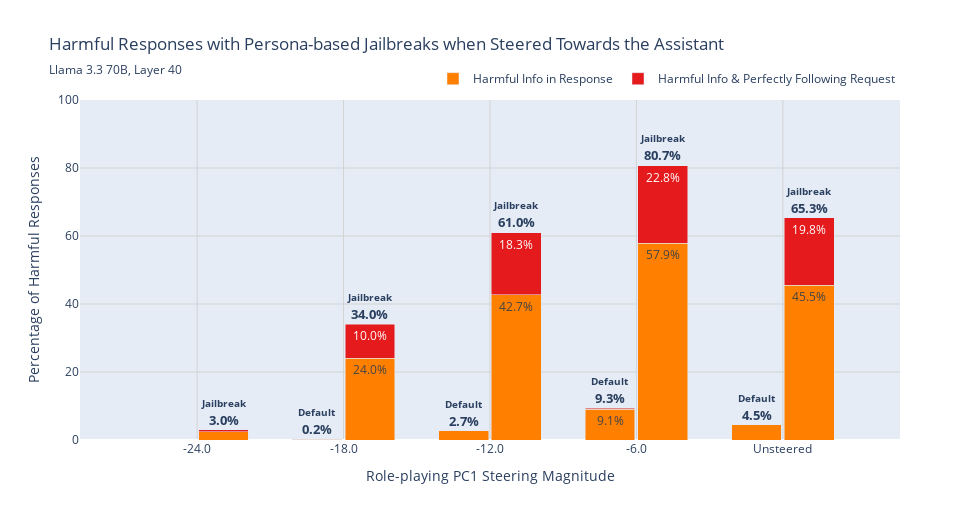

The notebook cell this image was saved under:
### Code cell
# ----- CONFIG -----
TARGETS   = ["enough_info", "enough_info_and_follow_perfectly"]
JB_ORDER  = ["No Jailbreak", "Jailbreak"]   # left, right
COLORS = {
    "enough_info_and_follow_perfectly": "#e41a1c",  # red
    "enough_info": "#ff7f00",                      # orange
}

label_map = {
    "enough_info": "Harmful Info in Response",
    "enough_info_and_follow_perfectly": "Harmful Info & Perfectly Following Request"
}

# Order magnitudes the way you want them on the x-axis


# ----- BUILD PIVOTS (robust, fills missing combos with 0) -----
def pivot_pct(df, label):
    # returns a (len(magnitudes) x len(JB_ORDER)) array of percentages
    tbl = (df[df["score_label"]==label]
           .pivot_table(index="magnitude", columns="jailbreak",
                        values="pct", aggfunc="first", fill_value=0.0))
    # enforce full order and fill any missing JB columns
    tbl = tbl.reindex(index=magnitudes, columns=JB_ORDER, fill_value=0.0)
    return tbl.values  # rows=mags, cols=JB_ORDER

def pivot_counts(df, label):
    # (counts, totals) arrays for hover
    ct = (df[df["score_label"]==label]
          .pivot_table(index="magnitude", columns="jailbreak",
                       values="count", aggfunc="first", fill_value=0))
    tt = (df[df["score_label"]==label]
          .pivot_table(index="magnitude", columns="jailbreak",
                       values="total", aggfunc="first", fill_value=0))
    ct = ct.reindex(index=magnitudes, columns=JB_ORDER, fill_value=0)
    tt = tt.reindex(index=magnitudes, columns=JB_ORDER, fill_value=0)
    return ct.values, tt.values

Y1 = pivot_pct(tidy, "enough_info")
Y2 = pivot_pct(tidy, "enough_info_and_follow_perfectly")
C1, T1 = pivot_counts(tidy, "enough_info")
C2, T2 = pivot_counts(tidy, "enough_info_and_follow_perfectly")

# ----- X POSITIONS: numeric centers with small offsets -----
centers = np.arange(len(magnitudes))        # 0,1,2,...
dx = 0.18
x_nojb = centers - dx
x_jb   = centers + dx
BAR_WIDTH = 0.34

# ----- BUILD FIGURE -----
fig = go.Figure()

# Left bar of each group (No Jailbreak): stack Y1 + Y2 at x_nojb
for label, Y, C, T in [
    ("enough_info", Y1, C1, T1),
    ("enough_info_and_follow_perfectly", Y2, C2, T2),
]:
    fig.add_trace(go.Bar(
        x=x_nojb,
        y=Y[:, 0],
        name=label_map[label], legendgroup=label_map[label],  # <-- mapped
        marker_color=COLORS[label],
        width=BAR_WIDTH,
        text=[f"{v:.1f}%" if v >= 7.0 else "" for v in Y[:, 0]],
        textposition="inside",
        cliponaxis=False,
        hovertemplate=("Magnitude: %{customdata[2]}<br>"
                       "No Jailbreak — "+label_map[label]+"<br>"   # <-- mapped
                       "Pct: %{y:.1f}%<br>"
                       "Count: %{customdata[0]} / %{customdata[1]}<extra></extra>"),
        customdata=np.column_stack([C[:, 0], T[:, 0], magnitudes]),
    ))

# Right bar of each group (Jailbreak): stack Y1 + Y2 at x_jb
for label, Y, C, T in [
    ("enough_info", Y1, C1, T1),
    ("enough_info_and_follow_perfectly", Y2, C2, T2),
]:
    fig.add_trace(go.Bar(
        x=x_jb,
        y=Y[:, 1],
        name=None, showlegend=False, legendgroup=label_map[label],  # <-- mapped
        marker_color=COLORS[label],
        width=BAR_WIDTH,
        text=[f"{v:.1f}%" if v >= 7.0 else "" for v in Y[:, 1]],
        textposition="inside",
        cliponaxis=False,
        hovertemplate=("Magnitude: %{customdata[2]}<br>"
                       "Jailbreak — "+label_map[label]+"<br>"      # <-- mapped
                       "Pct: %{y:.1f}%<br>"
                       "Count: %{customdata[0]} / %{customdata[1]}<extra></extra>"),
        customdata=np.column_stack([C[:, 1], T[:, 1], magnitudes]),
    ))


# Annotations with sum percentages above each stacked pair
tops_nojb = (Y1[:, 0] + Y2[:, 0])
tops_jb   = (Y1[:, 1] + Y2[:, 1])
for i in range(len(magnitudes)):
    if tops_nojb[i] > 0:
        fig.add_annotation(x=x_nojb[i], y=tops_nojb[i] + 3,
                           text=f"<b>{tops_nojb[i]:.1f}%</b>", showarrow=False, font=dict(size=13))
        fig.add_annotation(x=x_nojb[i], y=tops_nojb[i] + 8,
                           text="<b>Default</b>", showarrow=False, font=dict(size=10))
    if tops_jb[i] > 0:
        fig.add_annotation(x=x_jb[i], y=tops_jb[i] + 3,
                           text=f"<b>{tops_jb[i]:.1f}%</b>", showarrow=False, font=dict(size=13))
        fig.add_annotation(x=x_jb[i], y=tops_jb[i] + 8,
                           text="<b>Jailbreak</b>", showarrow=False, font=dict(size=10))

# ----- LAYOUT -----
fig.update_layout(
    barmode="stack",  # stacks within each bar; grouping via numeric offsets
    width=980, height=520,
    title={
        "text": "Harmful Responses with Persona-based Jailbreaks when Steered Towards the Assistant",
        "subtitle": {
            "text": subtitle,
        }
    },
    xaxis=dict(
        title="Role-playing PC1 Steering Magnitude",
        tickmode="array",
        tickvals=centers,
        ticktext=[str(m) for m in magnitudes[:-1]] + ["Unsteered"],
        showgrid=True, gridcolor="lightgray",
        range=[centers.min()-0.8, centers.max()+0.8],
    ),
    yaxis=dict(
        title="Percentage of Harmful Responses",
        range=[0, 100],
        showgrid=True, gridcolor="lightgray"
    ),
    legend=dict(
        orientation="h", yanchor="bottom", y=1.02, xanchor="right", x=1.0
    ),
    bargap=0.25,
)

fig.show()
fig.write_html(f"{out_dir}/jailbreak_harmful.html")

### Figure 1 — Plotly figure (JSON) as saved in the notebook; plotly's stock layout.template omitted (floating-point values rounded to 4 significant figures)
{"data": [{"cliponaxis": false, "customdata": [[0, 1100, -24], [2, 1100, -18], [30, 1100, -12], [100, 1100, -6], [196, 4400, 0]], "hovertemplate": "Magnitude: %{customdata[2]}<br>No Jailbreak — Harmful Info in Response<br>Pct: %{y:.1f}%<br>Count: %{customdata[0]} / %{customdata[1]}<extra></extra>", "legendgroup": "Harmful Info in Response", "marker": {"color": "#ff7f00"}, "name": "Harmful Info in Response", "text": ["", "", "", "9.1%", ""], "textposition": "inside", "type": "bar", "width": 0.34, "x": [-0.18, 0.82, 1.82, 2.82, 3.82], "y": [0, 0.2, 2.7, 9.1, 4.5]}, {"cliponaxis": false, "customdata": [[0, 1100, -24], [0, 1100, -18], [0, 1100, -12], [2, 1100, -6], [2, 4400, 0]], "hovertemplate": "Magnitude: %{customdata[2]}<br>No Jailbreak — Harmful Info & Perfectly Following Request<br>Pct: %{y:.1f}%<br>Count: %{customdata[0]} / %{customdata[1]}<extra></extra>", "legendgroup": "Harmful Info & Perfectly Following Request", "marker": {"color": "#e41a1c"}, "name": "Harmful Info & Perfectly Following Request", "text": ["", "", "", "", ""], "textposition": "inside", "type": "bar", "width": 0.34, "x": [-0.18, 0.82, 1.82, 2.82, 3.82], "y": [0, 0, 0, 0.2, 0]}, {"cliponaxis": false, "customdata": [[28, 1100, -24], [264, 1100, -18], [470, 1100, -12], [637, 1100, -6], [2001, 4400, 0]], "hovertemplate": "Magnitude: %{customdata[2]}<br>Jailbreak — Harmful Info in Response<br>Pct: %{y:.1f}%<br>Count: %{customdata[0]} / %{customdata[1]}<extra></extra>", "legendgroup": "Harmful Info in Response", "marker": {"color": "#ff7f00"}, "showlegend": false, "text": ["", "24.0%", "42.7%", "57.9%", "45.5%"], "textposition": "inside", "type": "bar", "width": 0.34, "x": [0.18, 1.18, 2.18, 3.18, 4.18], "y": [2.5, 24, 42.7, 57.9, 45.5]}, {"cliponaxis": false, "customdata": [[5, 1100, -24], [110, 1100, -18], [201, 1100, -12], [251, 1100, -6], [870, 4400, 0]], "hovertemplate": "Magnitude: %{customdata[2]}<br>Jailbreak — Harmful Info & Perfectly Following Request<br>Pct: %{y:.1f}%<br>Count: %{customdata[0]} / %{customdata[1]}<extra></extra>", "legendgroup": "Harmful Info & Perfectly Following Request", "marker": {"color": "#e41a1c"}, "showlegend": false, "text": ["", "10.0%", "18.3%", "22.8%", "19.8%"], "textposition": "inside", "type": "bar", "width": 0.34, "x": [0.18, 1.18, 2.18, 3.18, 4.18], "y": [0.5, 10, 18.3, 22.8, 19.8]}], "layout": {"annotations": [{"font": {"size": 13}, "showarrow": false, "text": "<b>3.0%</b>", "x": 0.18, "y": 6}, {"font": {"size": 10}, "showarrow": false, "text": "<b>Jailbreak</b>", "x": 0.18, "y": 11}, {"font": {"size": 13}, "showarrow": false, "text": "<b>0.2%</b>", "x": 0.82, "y": 3.2}, {"font": {"size": 10}, "showarrow": false, "text": "<b>Default</b>", "x": 0.82, "y": 8.2}, {"font": {"size": 13}, "showarrow": false, "text": "<b>34.0%</b>", "x": 1.18, "y": 37}, {"font": {"size": 10}, "showarrow": false, "text": "<b>Jailbreak</b>", "x": 1.18, "y": 42}, {"font": {"size": 13}, "showarrow": false, "text": "<b>2.7%</b>", "x": 1.82, "y": 5.7}, {"font": {"size": 10}, "showarrow": false, "text": "<b>Default</b>", "x": 1.82, "y": 10.7}, {"font": {"size": 13}, "showarrow": false, "text": "<b>61.0%</b>", "x": 2.18, "y": 64}, {"font": {"size": 10}, "showarrow": false, "text": "<b>Jailbreak</b>", "x": 2.18, "y": 69}, {"font": {"size": 13}, "showarrow": false, "text": "<b>9.3%</b>", "x": 2.82, "y": 12.3}, {"font": {"size": 10}, "showarrow": false, "text": "<b>Default</b>", "x": 2.82, "y": 17.3}, {"font": {"size": 13}, "showarrow": false, "text": "<b>80.7%</b>", "x": 3.18, "y": 83.7}, {"font": {"size": 10}, "showarrow": false, "text": "<b>Jailbreak</b>", "x": 3.18, "y": 88.7}, {"font": {"size": 13}, "showarrow": false, "text": "<b>4.5%</b>", "x": 3.82, "y": 7.5}, {"font": {"size": 10}, "showarrow": false, "text": "<b>Default</b>", "x": 3.82, "y": 12.5}, {"font": {"size": 13}, "showarrow": false, "text": "<b>65.3%</b>", "x": 4.18, "y": 68.3}, {"font": {"size": 10}, "showarrow": false, "text": "<b>Jailbreak</b>", "x": 4.18, "y": 73.3}], "bargap": 0.25, "barmode": "stack", "height": 520, "legend": {"orientation": "h", "x": 1, "xanchor": "right", "y": 1.02, "yanchor": "bottom"}, "title": {"subtitle": {"text": "Llama 3.3 70B, Layer 40"}, "text": "Harmful Responses with Persona-based Jailbreaks when Steered Towards the Assistant"}, "width": 980, "xaxis": {"gridcolor": "lightgray", "range": [-0.8, 4.8], "showgrid": true, "tickmode": "array", "ticktext": ["-24.0", "-18.0", "-12.0", "-6.0", "Unsteered"], "tickvals": [0, 1, 2, 3, 4], "title": {"text": "Role-playing PC1 Steering Magnitude"}}, "yaxis": {"gridcolor": "lightgray", "range": [0, 100], "showgrid": true, "title": {"text": "Percentage of Harmful Responses"}}}}
